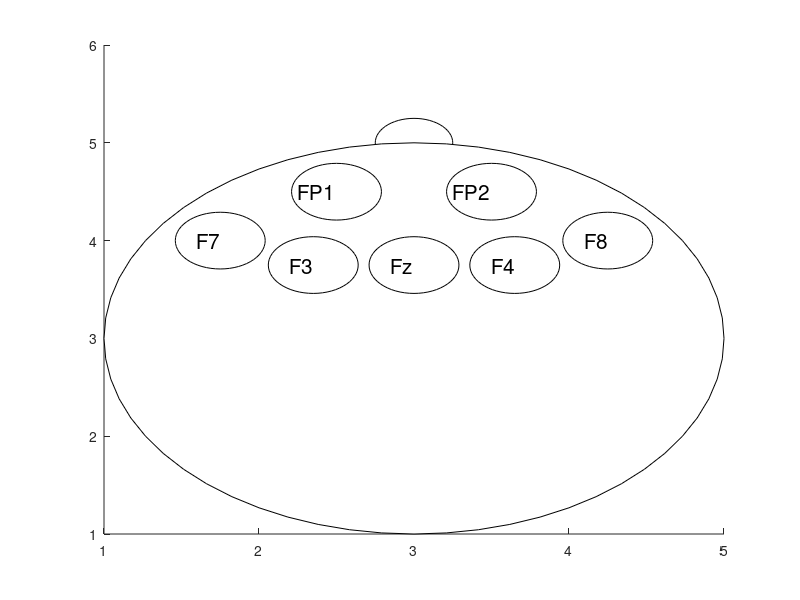

MATLAB code for this plot: (Note: this script raises an error after producing the figure.)

 fig = figure('Name', "Test", 'visible','off'); 

 %frontal
%  area="frontal";
% colors=["#949494","white","white","white","white"] 
%temporal
% area="temporal";
% colors=["white","#949494","white","white","white"] 
% %central
% area="central";
% colors=["white","white","#949494","white","white"] 
% %parietal
% area="parietal";
% colors=["white","white","white","#949494","white"] 
% %occipital
area="occipital";
colors=["white","white","white","white","#949494"] 

font=15;

%nose circle
    r = 0.25; 
    c = [3,5];
    pos = [c-r 2*r 2*r];
    rectangle('Position',pos,'Curvature',[1 1]);

    %big head circle
    r = 2; %// radius
    c = [3 3]; %// center
    pos = [c-r 2*r 2*r];
    rectangle('Position',pos,'Curvature',[1 1], 'FaceColor', 'white');

    %FP1 circle
    r = 0.29; 
    c = [2.5,4.5];
    pos = [c-r 2*r 2*r];
    color = colors(1);  
    rectangle('Position',pos,'Curvature',[1 1], 'FaceColor', color);
    text(2.25, 4.5, 'FP1', 'FontSize', font);

    %FP2 circle
    %r = 0.25; 
    c = [3.5,4.5];
    pos = [c-r 2*r 2*r]; 
    color = colors(1);  
    rectangle('Position',pos,'Curvature',[1 1], 'FaceColor', color);
    text(3.25, 4.5, 'FP2', 'FontSize', font);

    %F7 circle
    %r = 0.25; 
    c = [1.75,4];
    pos = [c-r 2*r 2*r];

    color = colors(1);  
    rectangle('Position',pos,'Curvature',[1 1], 'FaceColor', color);
    text(1.6, 4, 'F7', 'FontSize', font);

    %F3 circle
    %r = 0.25; 
    c = [2.35,3.75];
    pos = [c-r 2*r 2*r];

    color = colors(1);  
    rectangle('Position',pos,'Curvature',[1 1], 'FaceColor', color);
    text(2.2, 3.75, 'F3', 'FontSize', font);

    %Fz circle
    %r = 0.25; 
    c = [3,3.75];
    pos = [c-r 2*r 2*r];

    color = colors(1);  
    rectangle('Position',pos,'Curvature',[1 1], 'FaceColor', color);
    text(2.85, 3.75, 'Fz', 'FontSize', font);

    %F4 circle
    %r = 0.25; 
    c = [3.65,3.75];
    pos = [c-r 2*r 2*r];

    color = colors(1);  
    rectangle('Position',pos,'Curvature',[1 1], 'FaceColor', color);
    text(3.5, 3.75, 'F4', 'FontSize', font);

    %F8 circle
    %r = 0.25; 
    c = [4.25,4];
    pos = [c-r 2*r 2*r];

    color = colors(1);  
    rectangle('Position',pos,'Curvature',[1 1], 'FaceColor', color);
    text(4.1, 4, 'F8', 'FontSize', font);

    %T3 circle
    %r = 0.25; 
    c = [1.5,3];
    pos = [c-r 2*r 2*r];


    color = colors(2);  
    rectangle('Position',pos,'Curvature',[1 1], 'FaceColor', color);
    text(1.35, 3, 'T3', 'FontSize', font);

    %C3 circle
    %r = 0.25; 
    c = [2.2,3];
    pos = [c-r 2*r 2*r];

    color = colors(3);  
    rectangle('Position',pos,'Curvature',[1 1], 'FaceColor', color);
    text(2.05, 3, 'C3', 'FontSize', font);

    %Cz circle
    %r = 0.25; 
    c = [3,3];
    pos = [c-r 2*r 2*r];

    color = colors(3);  
    rectangle('Position',pos,'Curvature',[1 1], 'FaceColor', color);
    text(2.85, 3, 'Cz', 'FontSize', font);

    %C4 circle
    %r = 0.25; 
    c = [3.8,3];
    pos = [c-r 2*r 2*r];

    color = colors(3);  
    rectangle('Position',pos,'Curvature',[1 1], 'FaceColor', color);
    text(3.65, 3, 'C4', 'FontSize', font);

    %T4 circle
    %r = 0.25; 
    c = [4.5,3];
    pos = [c-r 2*r 2*r];

    color = colors(2);  
    rectangle('Position',pos,'Curvature',[1 1], 'FaceColor', color);
    text(4.35, 3, 'T4', 'FontSize', font);

    %T5 circle
    %r = 0.25; 
    c = [1.75,2];
    pos = [c-r 2*r 2*r];

    color = colors(2);  
    rectangle('Position',pos,'Curvature',[1 1], 'FaceColor', color);
    text(1.6, 2, 'T5', 'FontSize', font);

    %P3 circle
    %r = 0.25; 
    c = [2.35,2.25];
    pos = [c-r 2*r 2*r];

    color = colors(4);  
    rectangle('Position',pos,'Curvature',[1 1], 'FaceColor', color);
    text(2.2, 2.25, 'P3', 'FontSize', font);

    %Pz circle
    %r = 0.25; 
    c = [3,2.25];
    pos = [c-r 2*r 2*r];

    color = colors(4);  
    rectangle('Position',pos,'Curvature',[1 1], 'FaceColor', color);
    text(2.85, 2.25, 'Pz', 'FontSize', font);

    %P4 circle
    %r = 0.25; 
    c = [3.65,2.25];
    pos = [c-r 2*r 2*r];

    color = colors(4);  
    rectangle('Position',pos,'Curvature',[1 1], 'FaceColor', color);
    text(3.5, 2.25, 'P4', 'FontSize', font);

    %T6 circle
    %r = 0.25; 
    c = [4.25,2];
    pos = [c-r 2*r 2*r];

    color = colors(2);  
    rectangle('Position',pos,'Curvature',[1 1], 'FaceColor', color);
    text(4.1, 2, 'T6', 'FontSize', font);

    %O1 circle
    %r = 0.25; 
    c = [2.5,1.5];
    pos = [c-r 2*r 2*r];

    color = colors(5);  
    rectangle('Position',pos,'Curvature',[1 1], 'FaceColor', color);
    text(2.35, 1.5, 'O1', 'FontSize', font);

    %O2 circle
    %r = 0.25; 
    c = [3.5,1.5];
    pos = [c-r 2*r 2*r];

    color = colors(5);  
    rectangle('Position',pos,'Curvature',[1 1], 'FaceColor', color);
    text(3.35, 1.5, 'O2', 'FontSize', font);

    axis equal;

    %xlabel(freq, "FontSize", 20); 
     set(gca, 'xtick', [], 'YColor', 'none', 'XColor', 'none');    
    saveas(fig, strcat(area,'.png'));
    